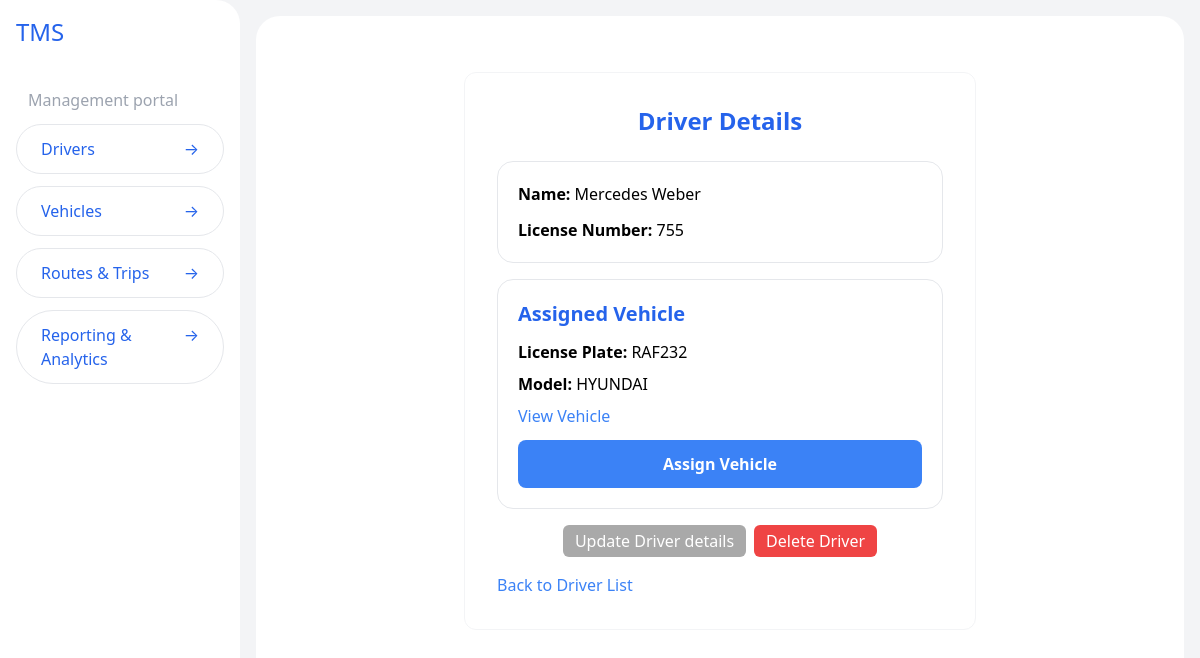
/drivers/5/, run on the app's committed database.
### drivers/models.py (models this page shows, shortened)
class Driver(models.Model):
  name = models.CharField(max_length=100)
  license_number = models.CharField(max_length=50, unique=True)
  vehicle = models.ForeignKey(Vehicle, on_delete=models.SET_NULL, null=True, blank=True)

### vehicles/models.py (models this page shows, shortened)
class Vehicle(models.Model):
    NUMBER_PLATE_MAX_LENGTH = 15
    MODEL_MAX_LENGTH = 50
    CATEGORY_CHOICES = [
        ('taxi', 'Taxi'),
        ('cab', 'Cab'),
        ('bus', 'Bus'),
        ('coaster', 'Coaster (Minibus)'),
        ('coach', 'Coach'),
        ('bike', 'Bike'),
        ('van', 'Van'),
    ]
    license_plate = models.CharField(max_length=NUMBER_PLATE_MAX_LENGTH, unique=True)
    model = models.CharField(max_length=MODEL_MAX_LENGTH)
    capacity = models.IntegerField()
    category = models.CharField(max_length=50, choices=CATEGORY_CHOICES, default=CATEGORY_CHOICES[0])
    status = models.CharField(max_length=20, choices=[('active', 'Active'), ('inactive', 'Inactive')])
    route = models.ForeignKey(Route, on_delete=models.SET_NULL, null=True, blank=True, related_name='vehicles')

### drivers/views.py (the view)
# urls.py: path('<int:driver_id>/', view_driver, name='view-driver'),
def view_driver(request, driver_id):
    driver = get_object_or_404(Driver, id=driver_id)
    return render(request, 'view-driver.html', {'driver': driver})

### drivers/templates/view-driver.html
{% extends "layout.html" %} {% block title %}TMS | Driver Details{% endblock %} {% block content %}
<div class="max-w-lg mx-auto bg-white p-8 rounded-xl border border-gray-100 mt-10 space-y-4">
  <h1 class="text-2xl font-semibold text-blue-600 mb-6 text-center">Driver Details</h1>
  <div class="border border-gray-200 p-5 rounded-2xl space-y-3">
    <p><strong>Name:</strong> {{ driver.name }}</p>
    <p><strong>License Number:</strong> {{ driver.license_number }}</p>
  </div>
  <div class="border border-gray-200 p-5 rounded-2xl space-y-3">
    {% if driver.vehicle %}
    <h2 class="text-xl font-semibold text-blue-600">Assigned Vehicle</h2>
    <div class="space-y-2">
      <p><strong>License Plate:</strong> {{ driver.vehicle.license_plate }}</p>
      <p><strong>Model:</strong> {{ driver.vehicle.model }}</p>
      <a href="{% url 'view-vehicle' driver.vehicle.id %}" class="block text-blue-500">View Vehicle</a>
    </div>
    {% else %}
    <p class="text-gray-500 mt-4">No vehicle assigned to this driver.</p>
    {% endif %}
    <a
      href="{% url 'assign-vehicle-to-driver' driver.id %}"
      class="w-full block text-center py-3 bg-blue-500 text-white font-bold rounded-lg hover:bg-blue-400 transition-all duration-300">
      Assign Vehicle
    </a>
  </div>
  <div class="mt-6 flex justify-center items-center gap-2">
    <a href="{% url 'update-driver' driver.id %}" class="btn edit-btn"> Update Driver details </a>
    <a href="{% url 'delete-driver' driver.id %}" class="btn delete-btn"> Delete Driver </a>
  </div>
  <a href="{% url 'driver-list' %}" class="mt-10 block text-blue-500 hover:underline"> Back to Driver List </a>
</div>
{% endblock %}

### base/static/css/styles.css (style rules this page uses)
.btn { color: #fff; padding: 0.25rem 0.75rem; border-radius: 0.375rem; cursor: pointer; border: none; text-align: center; }
.view-btn, .edit-btn { background-color: #a9a9a9; }
.delete-btn { background-color: #ef4444; }
a { color: #007BFF; text-decoration: none; }

### data on the page
Driver: name "Mercedes Weber", license_number "755", vehicle.license_plate "RAF232", vehicle.model "HYUNDAI"
